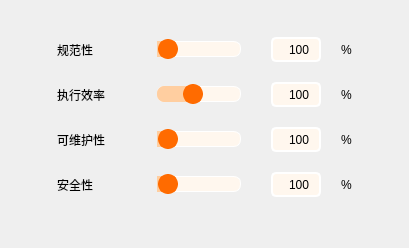
           <widget class="QWidget" name="scoreWeight">
            <property name="styleSheet">
             <string notr="true">QSlider{
height: 20px;
}

QSlider::groove:horizontal { 
	background-color: rgb(255, 247, 238);
	border: 1px solid white; 
	height: 14px; 
	border-radius: 7px;
}

QSlider::sub-page:horizontal {
background-color: #ffcea0;
	border-radius: 7px;
}

QSlider::handle:horizontal { 
	background-color: rgb(255, 107, 0); 
	border: 2px solid rgb(255, 107, 0); 
	width: 16px; 
	height: 20px; 
	line-height: 20px; 
	margin-top: -3px; 
	margin-bottom: -3px; 
	border-radius: 10px; 
}

QSlider::handle:horizontal:hover { 
	border: 2px solid white;
}</string>
            </property>
            <layout class="QVBoxLayout" name="verticalLayout_6">
             <property name="spacing">
              <number>20</number>
             </property>
             <property name="leftMargin">
              <number>57</number>
             </property>
             <property name="topMargin">
              <number>37</number>
             </property>
             <property name="rightMargin">
              <number>57</number>
             </property>
             <item>
              <layout class="QHBoxLayout" name="horizontalLayout_4">
               <item>
                <widget class="QLabel" name="label_2">
                 <property name="minimumSize">
                  <size>
                   <width>80</width>
                   <height>0</height>
                  </size>
                 </property>
                 <property name="text">
                  <string>规范性</string>
                 </property>
                </widget>
               </item>
               <item>
                <widget class="QSlider" name="NormalizationSlider">
                 <property name="cursor">
                  <cursorShape>PointingHandCursor</cursorShape>
                 </property>
                 <property name="maximum">
                  <number>100</number>
                 </property>
                 <property name="orientation">
                  <enum>Qt::Horizontal</enum>
                 </property>
                </widget>
               </item>
               <item>
                <spacer name="horizontalSpacer_6">
                 <property name="orientation">
                  <enum>Qt::Horizontal</enum>
                 </property>
                 <property name="sizeType">
                  <enum>QSizePolicy::Fixed</enum>
                 </property>
                 <property name="sizeHint" stdset="0">
                  <size>
                   <width>10</width>
                   <height>20</height>
                  </size>
                 </property>
                </spacer>
               </item>
               <item>
                <widget class="QSpinBox" name="NormalizationWeight">
                 <property name="minimumSize">
                  <size>
                   <width>50</width>
                   <height>25</height>
                  </size>
                 </property>
                 <property name="maximumSize">
                  <size>
                   <width>50</width>
                   <height>25</height>
                  </size>
                 </property>
                 <property name="styleSheet">
                  <string notr="true">background-color: rgb(255, 247, 238);
border: 2px solid #ffffff;
border-radius: 5px;
padding-left: 7px;</string>
                 </property>
                 <property name="frame">
                  <bool>true</bool>
                 </property>
                 <property name="alignment">
                  <set>Qt::AlignCenter</set>
                 </property>
                 <property name="buttonSymbols">
                  <enum>QAbstractSpinBox::NoButtons</enum>
                 </property>
                 <property name="maximum">
                  <number>100</number>
                 </property>
                 <property name="value">
                  <number>100</number>
                 </property>
                </widget>
               </item>
               <item>
                <widget class="QLabel" name="label_4">
                 <property name="text">
                  <string>%</string>
                 </property>
                </widget>
               </item>
              </layout>
             </item>
             <item>
              <layout class="QHBoxLayout" name="horizontalLayout_6">
               <item>
                <widget class="QLabel" name="label_7">
                 <property name="minimumSize">
                  <size>
                   <width>80</width>
                   <height>0</height>
                  </size>
                 </property>
                 <property name="text">
                  <string>执行效率</string>
                 </property>
                </widget>
               </item>
               <item>
                <widget class="QSlider" name="EfficiencySlider">
                 <property name="cursor">
                  <cursorShape>PointingHandCursor</cursorShape>
                 </property>
                 <property name="maximum">
                  <number>100</number>
                 </property>
                 <property name="value">
                  <number>40</number>
                 </property>
                 <property name="orientation">
                  <enum>Qt::Horizontal</enum>
                 </property>
                </widget>
               </item>
               <item>
                <spacer name="horizontalSpacer_7">
                 <property name="orientation">
                  <enum>Qt::Horizontal</enum>
                 </property>
                 <property name="sizeType">
                  <enum>QSizePolicy::Fixed</enum>
                 </property>
                 <property name="sizeHint" stdset="0">
                  <size>
                   <width>10</width>
                   <height>20</height>
                  </size>
                 </property>
                </spacer>
               </item>
               <item>
                <widget class="QSpinBox" name="EfficiencyWeight">
                 <property name="minimumSize">
                  <size>
                   <width>50</width>
                   <height>25</height>
                  </size>
                 </property>
                 <property name="maximumSize">
                  <size>
                   <width>50</width>
                   <height>25</height>
                  </size>
                 </property>
                 <property name="styleSheet">
                  <string notr="true">background-color: rgb(255, 247, 238);
border: 2px solid #ffffff;
border-radius: 5px;
padding-left: 7px;</string>
                 </property>
                 <property name="frame">
                  <bool>true</bool>
                 </property>
                 <property name="alignment">
                  <set>Qt::AlignCenter</set>
                 </property>
                 <property name="buttonSymbols">
                  <enum>QAbstractSpinBox::NoButtons</enum>
                 </property>
                 <property name="maximum">
                  <number>100</number>
                 </property>
                 <property name="value">
                  <number>100</number>
                 </property>
                </widget>
               </item>
               <item>
                <widget class="QLabel" name="label_9">
                 <property name="text">
                  <string>%</string>
                 </property>
                </widget>
               </item>
              </layout>
             </item>
             <item>
              <layout class="QHBoxLayout" name="horizontalLayout_7">
               <item>
                <widget class="QLabel" name="label_10">
                 <property name="minimumSize">
                  <size>
                   <width>80</width>
                   <height>0</height>
                  </size>
                 </property>
                 <property name="text">
                  <string>可维护性</string>
                 </property>
                </widget>
               </item>
               <item>
                <widget class="QSlider" name="MaintainablitySlider">
                 <property name="cursor">
                  <cursorShape>PointingHandCursor</cursorShape>
                 </property>
                 <property name="maximum">
                  <number>100</number>
                 </property>
                 <property name="orientation">
                  <enum>Qt::Horizontal</enum>
                 </property>
                </widget>
               </item>
               <item>
                <spacer name="horizontalSpacer_8">
                 <property name="orientation">
                  <enum>Qt::Horizontal</enum>
                 </property>
                 <property name="sizeType">
                  <enum>QSizePolicy::Fixed</enum>
                 </property>
                 <property name="sizeHint" stdset="0">
                  <size>
                   <width>10</width>
                   <height>20</height>
                  </size>
                 </property>
                </spacer>
               </item>
               <item>
                <widget class="QSpinBox" name="MaintainablityWeight">
                 <property name="minimumSize">
                  <size>
                   <width>50</width>
                   <height>25</height>
                  </size>
                 </property>
                 <property name="maximumSize">
                  <size>
                   <width>50</width>
                   <height>25</height>
                  </size>
                 </property>
                 <property name="styleSheet">
                  <string notr="true">background-color: rgb(255, 247, 238);
border: 2px solid #ffffff;
border-radius: 5px;
padding-left: 7px;</string>
                 </property>
                 <property name="frame">
                  <bool>true</bool>
                 </property>
                 <property name="alignment">
                  <set>Qt::AlignCenter</set>
                 </property>
                 <property name="buttonSymbols">
                  <enum>QAbstractSpinBox::NoButtons</enum>
                 </property>
                 <property name="maximum">
                  <number>100</number>
                 </property>
                 <property name="value">
                  <number>100</number>
                 </property>
                </widget>
               </item>
               <item>
                <widget class="QLabel" name="label_11">
                 <property name="text">
                  <string>%</string>
                 </property>
                </widget>
               </item>
              </layout>
             </item>
             <item>
              <layout class="QHBoxLayout" name="horizontalLayout_8">
               <item>
                <widget class="QLabel" name="label_12">
                 <property name="minimumSize">
                  <size>
                   <width>80</width>
                   <height>0</height>
                  </size>
                 </property>
                 <property name="text">
                  <string>安全性</string>
                 </property>
                </widget>
               </item>
               <item>
                <widget class="QSlider" name="SecuritySlider">
                 <property name="cursor">
                  <cursorShape>PointingHandCursor</cursorShape>
                 </property>
                 <property name="maximum">
                  <number>100</number>
                 </property>
                 <property name="orientation">
                  <enum>Qt::Horizontal</enum>
                 </property>
                </widget>
               </item>
               <item>
                <spacer name="horizontalSpacer_9">
                 <property name="orientation">
                  <enum>Qt::Horizontal</enum>
                 </property>
                 <property name="sizeType">
                  <enum>QSizePolicy::Fixed</enum>
                 </property>
                 <property name="sizeHint" stdset="0">
                  <size>
                   <width>10</width>
                   <height>20</height>
                  </size>
                 </property>
                </spacer>
               </item>
               <item>
                <widget class="QSpinBox" name="SecurityWeight">
                 <property name="minimumSize">
                  <size>
                   <width>50</width>
                   <height>25</height>
                  </size>
                 </property>
                 <property name="maximumSize">
                  <size>
                   <width>50</width>
                   <height>25</height>
                  </size>
                 </property>
                 <property name="styleSheet">
                  <string notr="true">background-color: rgb(255, 247, 238);
border: 2px solid #ffffff;
border-radius: 5px;
padding-left: 7px;</string>
                 </property>
                 <property name="frame">
                  <bool>true</bool>
                 </property>
                 <property name="alignment">
                  <set>Qt::AlignCenter</set>
                 </property>
                 <property name="buttonSymbols">
                  <enum>QAbstractSpinBox::NoButtons</enum>
                 </property>
                 <property name="maximum">
                  <number>100</number>
                 </property>
                 <property name="value">
                  <number>100</number>
                 </property>
                </widget>
               </item>
               <item>
                <widget class="QLabel" name="label_13">
                 <property name="text">
                  <string>%</string>
                 </property>
                </widget>
               </item>
              </layout>
             </item>
             <item>
              <spacer name="verticalSpacer_3">
               <property name="orientation">
                <enum>Qt::Vertical</enum>
               </property>
               <property name="sizeHint" stdset="0">
                <size>
                 <width>20</width>
                 <height>40</height>
                </size>
               </property>
              </spacer>
             </item>
            </layout>
           </widget>
